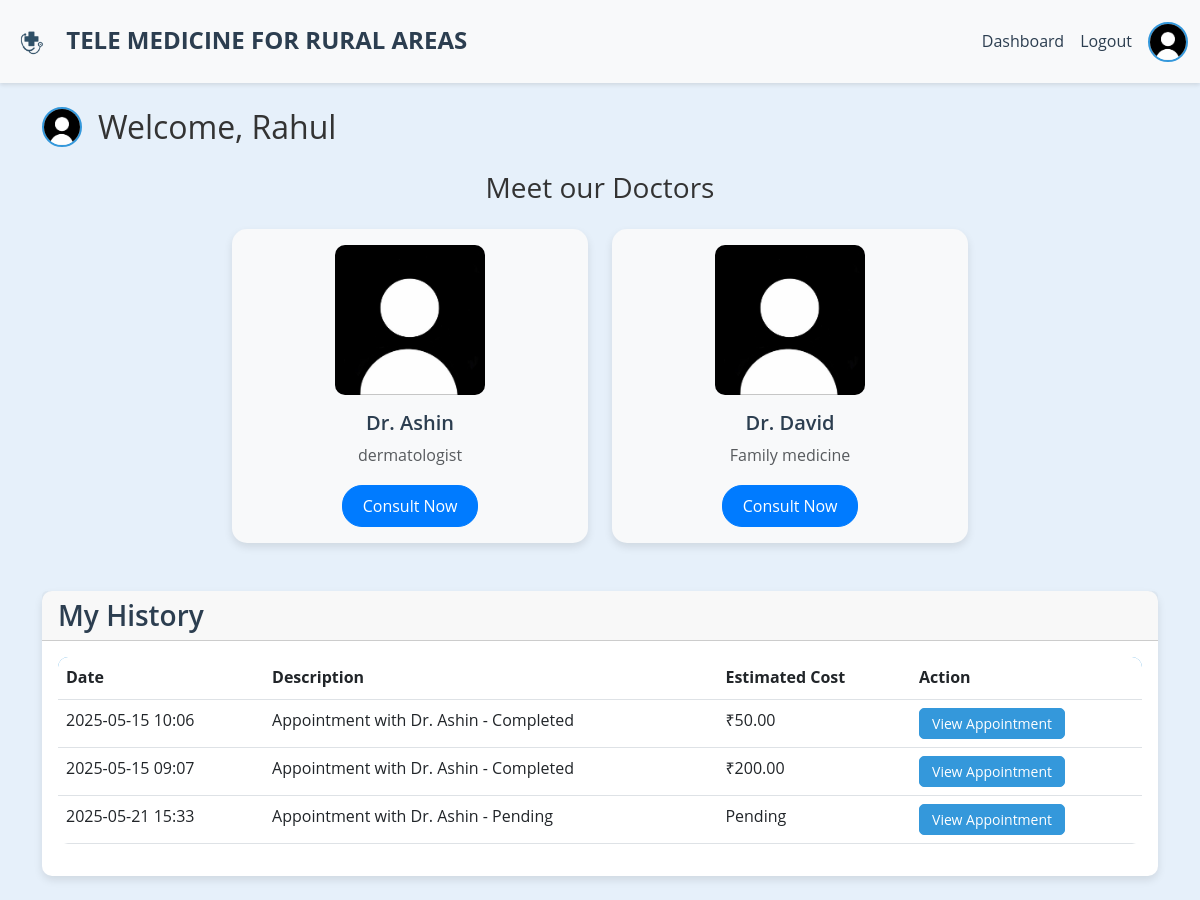
Screenshot of /patient/dashboard/ (signed in) with the database file from the repository.
### core/models.py (models this page shows)
class User(AbstractUser):
    USER_TYPE_CHOICES = (
        ('patient', 'Patient'),
        ('doctor', 'Doctor'),
        ('admin', 'Admin'),
    )
    email = models.EmailField(unique=True)
    user_type = models.CharField(max_length=7, choices=USER_TYPE_CHOICES)
    name = models.CharField(max_length=100)
    specialization = models.CharField(max_length=100, blank=True, null=True)
    username = models.CharField(max_length=150, unique=True, blank=True, null=True)
    USERNAME_FIELD = 'email'
    REQUIRED_FIELDS = ['name']
    objects = UserManager()

class Appointment(models.Model):
    patient = models.ForeignKey(User, on_delete=models.CASCADE, related_name='patient_appointments')
    doctor = models.ForeignKey(User, on_delete=models.CASCADE, related_name='doctor_appointments')
    date = models.DateTimeField()
    description = models.TextField()
    status = models.CharField(max_length=20, default='pending')
    estimated_cost = models.FloatField(null=True, blank=True)
    estimate_comment = models.TextField(blank=True, null=True)  # New field for estimate comment
    shared_records = models.ManyToManyField('MedicalRecord', blank=True)

### core/views.py (the view)
# urls.py: path('patient/dashboard/', views.patient_dashboard, name='patient_dashboard'),
@login_required
def patient_dashboard(request):
    if request.user.user_type != 'patient':
        return redirect('index')
    try:
        profile = request.user.patient_profile
        if not (profile.age is not None and profile.height is not None and profile.weight is not None and profile.address and profile.medical_history):
            return redirect('complete_patient_profile')
    except PatientProfile.DoesNotExist:
        return redirect('complete_patient_profile')
    appointments = Appointment.objects.filter(patient=request.user)
    medical_records = MedicalRecord.objects.filter(patient=request.user, is_deleted=False)
    doctors = User.objects.filter(user_type='doctor')
    return render(request, 'patient/dashboard.html', {
        'appointments': appointments,
        'doctors': doctors,
        'medical_records': medical_records,
        'is_dashboard': True,
    })

### core/templates/patient/dashboard.html (shortened to what this page needs)
{% extends "layout.html" %}
{% load static %}
{% block content %}
<div class="container py-4">
    <div class="d-flex align-items-center mb-4">
        {% if user.patient_profile.profile_picture %}
            <img src="{{ user.patient_profile.profile_picture.url }}" class="profile-pic me-3" alt="{{ user.name }}">
        {% else %}
            <img src="{% static 'images/default_profile.png' %}" class="profile-pic me-3" alt="Default Profile">
        {% endif %}
        <h2 class="mb-0">Welcome, {{ user.name }}</h2>
    </div>
    <div class="mb-4">
        <h3 class="text-center mb-4">Meet our Doctors</h3>
        <div class="row justify-content-center">
            {% for doctor in doctors %}
            <div class="col-md-4 mb-4">
                <div class="card doctor-card h-100" data-doctor-id="{{ doctor.id }}">
                    <div class="card-body text-center">
                        {% if doctor.doctor_profile.profile_picture %}
                            <img src="{{ doctor.doctor_profile.profile_picture.url }}" class="doctor-pic mb-3" alt="{{ doctor.name }}">
                        {% else %}
                            <img src="{% static 'images/default_profile.png' %}" class="doctor-pic mb-3" alt="Default Profile">
                        {% endif %}
                        <h5 class="card-title">Dr. {{ doctor.name }}</h5>
                        <p class="card-text text-muted">{{ doctor.specialization|default:"General Practitioner" }}</p>
                        <button type="button" class="btn btn-primary consult-btn">Consult Now</button>
                    </div>
                </div>
            </div>
            {% endfor %}
        </div>
    </div>
    <div class="card">
        <div class="card-header">
            <h3 class="card-title mb-0">My History</h3>
        </div>
        <div class="card-body">
            <div class="table-responsive">
                <table class="table">
                    <thead>
                        <tr>
                            <th>Date</th>
                            <th>Description</th>
                            <th>Estimated Cost</th>
                            <th>Action</th>
                        </tr>
                    </thead>
                    <tbody>
                        {% for appointment in appointments %}
                        <tr>
                            <td>{{ appointment.date|date:"Y-m-d H:i" }}</td>
                            <td>Appointment with Dr. {{ appointment.doctor.name }} - {{ appointment.status|title }}</td>
                            <td>
                                {% if appointment.estimated_cost %}
                                    ₹{{ appointment.estimated_cost|floatformat:2 }}
                                {% else %}
                                    Pending
                                {% endif %}
                            </td>
                            <td>
                                <a href="{% url 'appointment_detail' appointment.id %}" class="btn btn-sm btn-primary">View Appointment</a>
                            </td>
                        </tr>
                        {% endfor %}
                    </tbody>
                </table>
            </div>
        </div>
    </div>
</div>
{% endblock %}

### core/templates/layout.html (shortened to what this page needs)
{% load static %}
<!DOCTYPE html>
<html lang="en">
<head>
    <link href="https://cdn.jsdelivr.net/npm/bootstrap@5.3.0/dist/css/bootstrap.min.css" rel="stylesheet">
    <link rel="stylesheet" href="{% static 'css/styles.css' %}">
</head>
<body>
    <nav class="navbar navbar-expand-lg navbar-light bg-light">
        <div class="container-fluid">
            <a class="navbar-brand" href="{% url 'index' %}">
                <img src="{% static 'images/stethoscope.png' %}" alt="Logo" class="me-2" style="height: 40px;">
                TELE MEDICINE FOR RURAL AREAS
            </a>
            <div class="collapse navbar-collapse" id="navbarNav">
                <ul class="navbar-nav ms-auto align-items-center">
                    {% if user.is_authenticated %}
                        {% if user.user_type == 'patient' %}
                            <li class="nav-item">
                                <a class="nav-link" href="{% url 'patient_dashboard' %}">Dashboard</a>
                            </li>
                        {% else %}
                            <li class="nav-item">
                                <a class="nav-link" href="{% url 'doctor_dashboard' %}">Dashboard</a>
                            </li>
                        {% endif %}
                        <li class="nav-item">
                            <a class="nav-link" href="{% url 'logout' %}">Logout</a>
                        </li>
                        <li class="nav-item">
                            <a href="{% if user.user_type == 'patient' %}{% url 'complete_patient_profile' %}{% else %}{% url 'complete_doctor_profile' %}{% endif %}" title="Edit Profile">
                                {% if user.user_type == 'patient' and user.patient_profile.profile_picture %}
                                    <img src="{{ user.patient_profile.profile_picture.url }}" class="profile-pic ms-2" alt="{{ user.name }}">
                                {% elif user.user_type == 'doctor' and user.doctor_profile.profile_picture %}
                                    <img src="{{ user.doctor_profile.profile_picture.url }}" class="profile-pic ms-2" alt="{{ user.name }}">
                                {% else %}
                                    <img src="{% static 'images/default_profile.png' %}" class="profile-pic ms-2" alt="Default Profile">
                                {% endif %}
                            </a>
                        </li>
                    {% endif %}
                </ul>
            </div>
        </div>
    </nav>
    {% block content %}
    {% endblock %}
    <link href="https://cdn.jsdelivr.net/npm/bootstrap-icons@1.10.5/font/bootstrap-icons.css" rel="stylesheet">
</body>
</html>

### core/static/css/styles.css (style rules this page uses)
body { font-family: 'Open Sans', sans-serif; background-color: #e6f0fa; color: #333; line-height: 1.6; }
.navbar { background-color: #ffffff; box-shadow: 0 2px 4px rgba(0,0,0,0.1); padding: 1rem 0; }
.navbar-brand { font-weight: bold; color: #2c3e50; font-size: 1.5rem; }
.nav-link { color: #2c3e50; font-weight: 500; padding: 0.5rem 1rem; }
.profile-pic { width: 40px; height: 40px; border-radius: 50%; object-fit: cover; border: 2px solid #3498db; }
.card { border: none; border-radius: 10px; box-shadow: 0 4px 8px rgba(0,0,0,0.1); transition: all 0.3s ease; background-color: #ffffff; }
.card-title { color: #2c3e50; font-weight: 600; }
.card-text { color: #555; }
.doctor-card { cursor: pointer; transition: background-color 0.2s ease; }
.btn-primary { background-color: #3498db; border-color: #3498db; border-radius: 5px; padding: 0.5rem 1.5rem; font-weight: 500; transition: background-color 0.3s ease; }
.btn-sm { padding: 0.25rem 0.75rem; }
.table { border-radius: 10px; overflow: hidden; background-color: #ffffff; }
.table thead { background-color: #3498db; color: white; }

### core/templates/patient/dashboard.html (style rules this page uses)
.doctor-card { border-radius: 15px; background-color: #f8f9fa; transition: transform 0.2s; }
.doctor-pic { width: 150px; height: 150px; object-fit: cover; border-radius: 10px; }
.consult-btn { background-color: #007bff; border-color: #007bff; border-radius: 20px; padding: 8px 20px; }

### rows the page displays
User: name "Rahul"
User: name "Ashin", specialization "dermatologist"
User: name "David", specialization "Family medicine"
Appointment: date "2025-05-15 10:06", doctor.name "Ashin", status "Completed", estimated_cost "50.00"
Appointment: date "2025-05-15 09:07", doctor.name "Ashin", status "Completed", estimated_cost "200.00"
Appointment: date "2025-05-21 15:33", doctor.name "Ashin", status "Pending"
